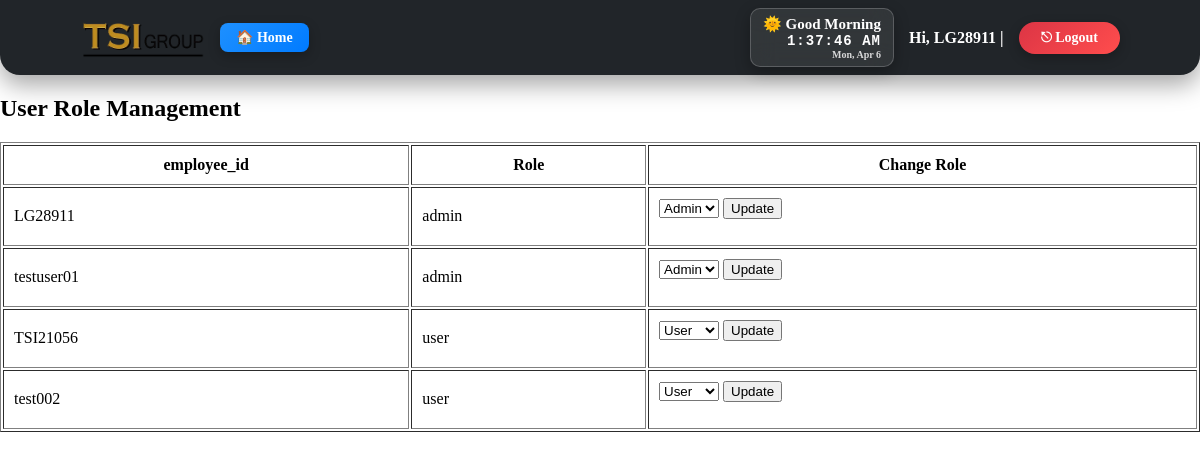
/modules/admin/manager_users.php (signed in), run on the app's committed database.
### tables this page shows
CREATE TABLE `users` (
  `id` int(11) NOT NULL,
  `username` varchar(50) DEFAULT NULL,
  `password` varchar(255) NOT NULL,
  `employee_id` varchar(10) DEFAULT NULL,
  `role` varchar(20) DEFAULT 'user'
);

### modules/admin/manager_users.php (the view, shortened to what this page needs)
<?php
require_once __DIR__ . '/../../includes/navbar.php';
$result = $conn->query("SELECT id, employee_id, role FROM users");
?>
<!DOCTYPE html>
<html>
<head>
</head>
<body>
<h2>User Role Management</h2>
<table border="1" cellpadding="10">
    <tr>
        <th>employee_id</th>
        <th>Role</th>
        <th>Change Role</th>
    </tr>
    <?php while ($row = $result->fetch_assoc()): ?>
    <tr>
        <td><?= htmlspecialchars($row['employee_id']) ?></td>
        <td><?= htmlspecialchars($row['role']) ?></td>
        <td>
            <form method="POST" action="./update_role.php">
                <select name="role">
                    <option value="user" <?= $row['role'] == 'user' ? 'selected' : '' ?>>User</option>
                    <option value="admin" <?= $row['role'] == 'admin' ? 'selected' : '' ?>>Admin</option>
                </select>
                <button type="submit">Update</button>
            </form>
        </td>
    </tr>
    <?php endwhile; ?>
</table>
</body>
</html>

### includes/navbar.php (style rules this page uses)
html, body { margin: 0; padding: 0; overflow-x: hidden; }
body { padding-top: 75px; min-height: 100vh; display: flex; flex-direction: column; }

### data on the page
users: employee "LG28911", role "admin", role "Admin"
users: employee "testuser01", role "admin", role "Admin"
users: employee "TSI21056", role "user", role "User"
users: employee "test002", role "user", role "User"

### other printed values
$employee_id "LG28911"
